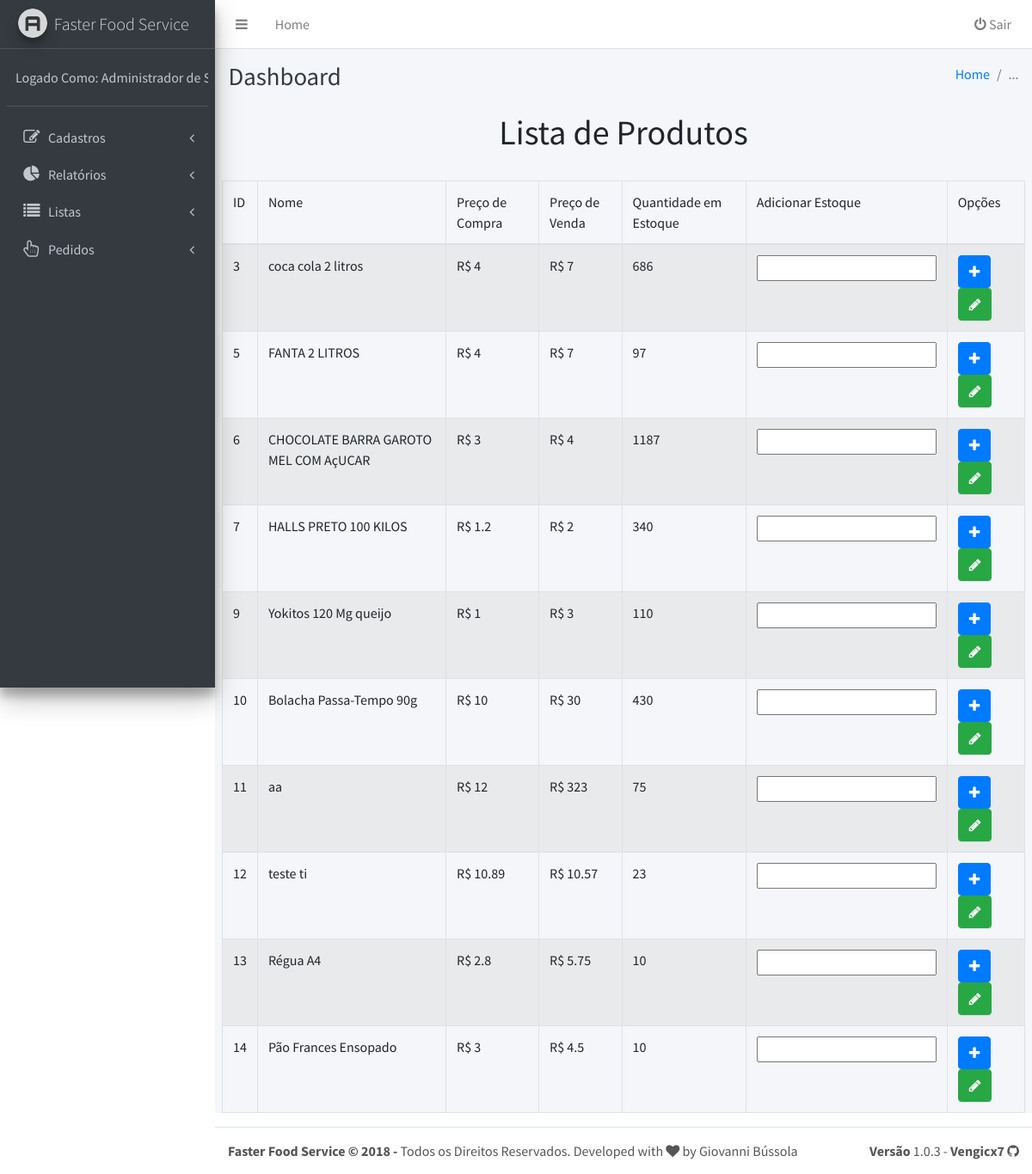
Page /home.php?fd=listas&pg=produto (signed in) on the earlier database version.
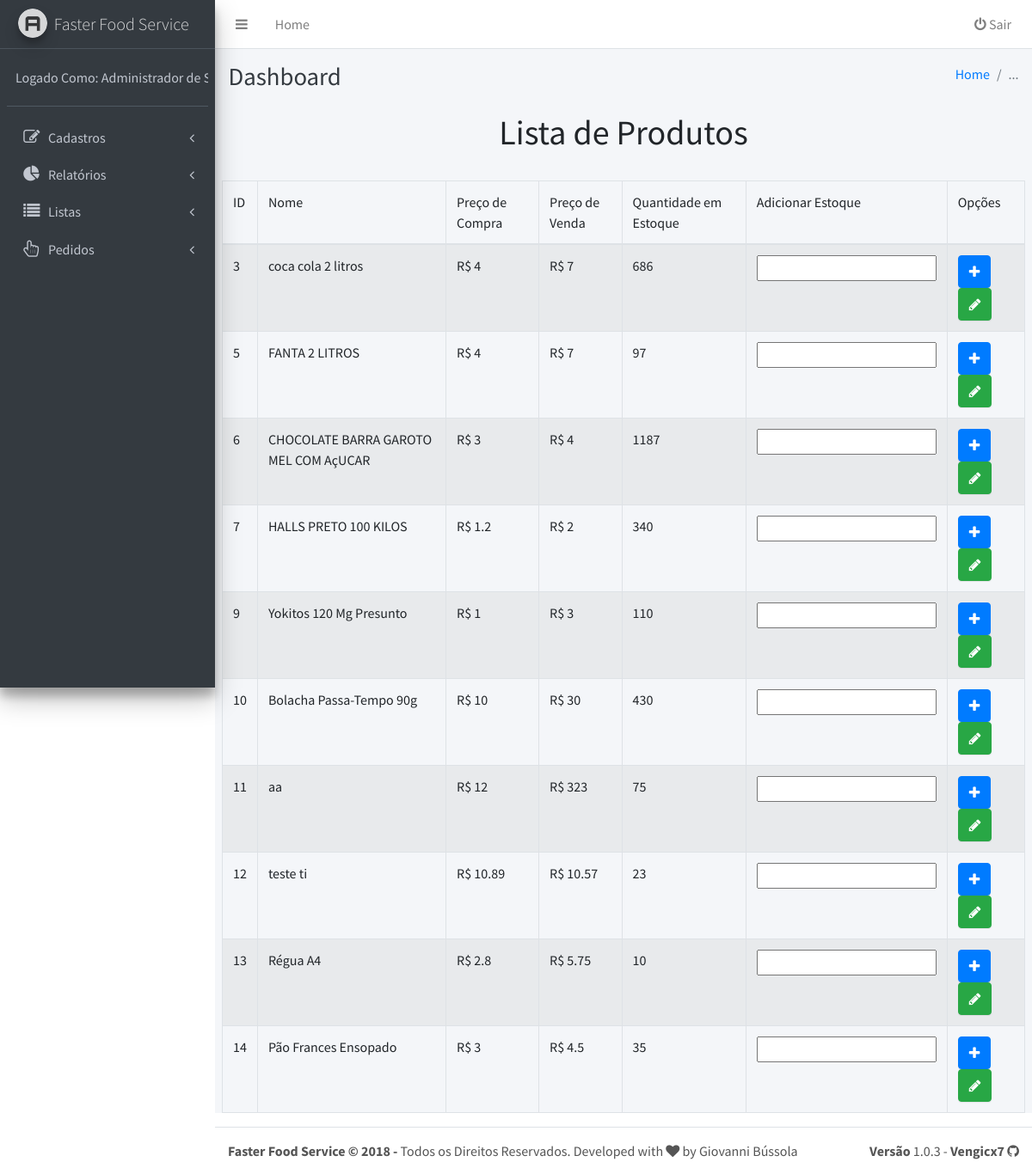
Same page on the later database version.
### tables this page shows
CREATE TABLE `produto` (
  `id` int(11) NOT NULL,
  `nome` varchar(100) NOT NULL,
  `precoCompra` float NOT NULL,
  `precoVenda` float NOT NULL,
  `tipoProduto` int(11) NOT NULL,
  `quantidade` float NOT NULL,
  `idTamanho` int(11) DEFAULT NULL
);

### listas/produto.php (the view, shortened to what this page needs)
	<h1 class="text-center">Lista de Produtos</h1>
	<br>
	<table class="table table-bordered table-striped">
		<thead>
			<tr>
				<td>ID</td>
				<td>Nome</td>
				<td>Preço de Compra</td>
				<td>Preço de Venda</td>
				<td>Quantidade em Estoque</td>
				<td>Adicionar Estoque</td>
				<td>Opções</td>
			</tr>
		</thead>
<?php
	include "./app/conecta.php";
	$sql = "select * from produto where tipoProduto = 2 order by id";
	$query = $pdo->prepare($sql);
	$query->execute();
	while($data = $query->fetch(PDO::FETCH_OBJ)){
		$id = $data->id;
		$nome = $data->nome;
		$precoCompra = $data->precoCompra;
		$precoVenda = $data->precoVenda;
		$quantidade = $data->quantidade;
		echo "<tr>
				<form action=\"home.php?fd=salvar&pg=produto\" method=\"post\">
				<td><input type=\"hidden\" name=\"id\" value=\"$id\">$id</td>
				<td>$nome</td>
				<td>R$ $precoCompra</td>
				<td>R$ $precoVenda</td>
				<td>$quantidade</td>
				<td><input type=\"number\" name=\"quantidade\"></td>
				<td>
					<button class='btn btn-primary' type='submit' href='#'><i class='fa fa-plus'></i></button>
					<a class='btn btn-success' href='home.php?fd=cadastro&pg=produto&id=$id'><i class='fa fa-pencil'></i></a>
				</td>
			  </tr>
			  </form>";
	}
?>
	</table>

Differences in the rows shown:
changed produto id 9: nome "Yokitos 120 Mg queijo" → "Yokitos 120 Mg Presunto"
changed produto "Pão Frances Ensopado": quantidade "10" → "35"
